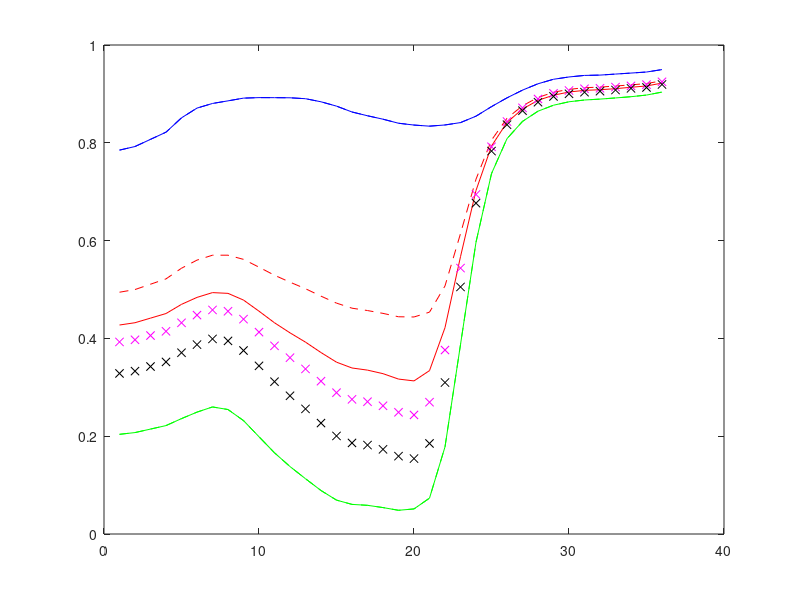

MATLAB code to generate this figure:
clear all
%% 6.1 Dot gain and Murray-Davies
load('Magenta.mat');

figure;
plot(Spec_150(1,:), 'b')
hold on;
plot(Spec_150(13,:), 'r')
plot(Spec_150(20,:), 'g')
plot( Spec_150(20,:)*An(1) + (1-An(1)) * Spec_150(1,:), 'b--')

plot( Spec_150(20,:)*An(13) + (1-An(13)) * Spec_150(1,:), 'r--')
plot( Spec_150(20,:)*An(20) + (1-An(20)) * Spec_150(1,:), 'g--')

plot(Spec_300(13,:), 'mx')
plot(Spec_600(13,:), 'kx')